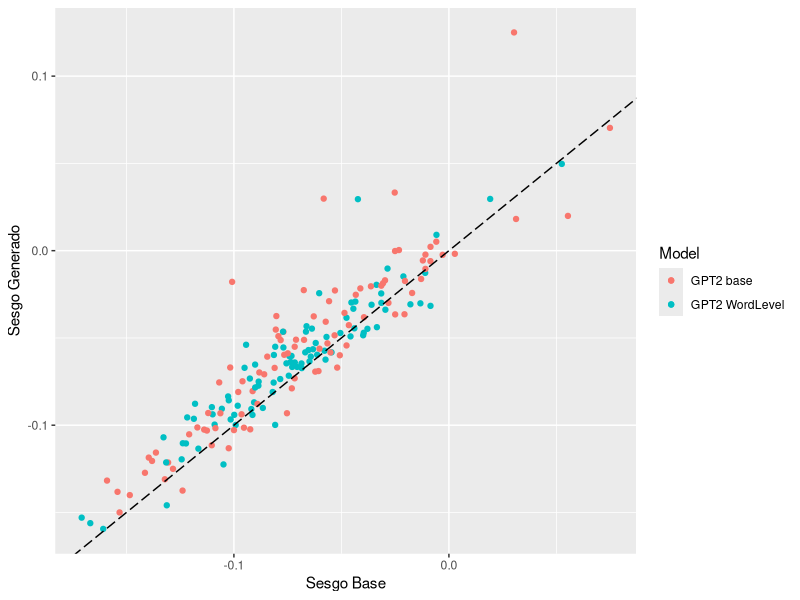
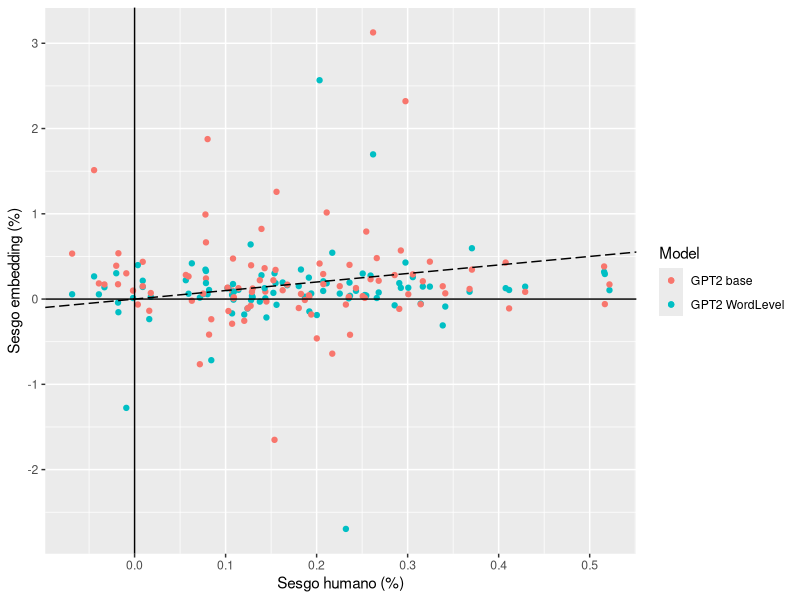

Source code (R) for these figures, in order:
library(ggplot2)
library(dplyr)
setwd('~/Desktop/Tesis/polisemia/LLM')
df = read.csv('processed_data.csv', sep =',')

ggplot(df) + 
  geom_point(aes(x=baseS1,y=SignS1, color = Model))+                           
  geom_point(aes(x=baseS2,y=SignS2, color = Model))+                          
  geom_abline(linetype="longdash") +                                            
  xlab("Sesgo Base") +                                                          
  ylab("Sesgo Generado") 

azules = df %>% filter(Model == 'GPT2 WordLevel') %>% select('Model', 'baseS1', 'SignS1', 'baseS2', 'SignS2',
                                                             "diff_base1_emb", "diff_base2_emb",
                                                              "indTarget",      "diff_base1" ,    "diff_base2")
rojos = df %>% filter(Model == 'GPT2 base') %>%  select('Model', 'baseS1', 'SignS1', 'baseS2', 'SignS2',
                                                             "diff_base1_emb", "diff_base2_emb",
                                                              "indTarget",      "diff_base1" ,    "diff_base2")

azules_arriba = sum(azules[,'baseS2'] < azules[,'SignS2']) + sum(azules[,'baseS2'] < azules[,'SignS2'])
rojos_arriba = sum(rojos[,'baseS2'] < rojos[,'SignS2']) + sum(rojos[,'baseS2'] < rojos[,'SignS2'])
print('Cantidad de datos azules arriba de la diagonal')
print(azules_arriba)
print('Cantidad de datos rojos arriba de la diagonal')
print(rojos_arriba)

ggplot(df) +                                                               
  geom_point(aes(x=diff_base1, y=diff_base1_emb, color = Model))+                           
  geom_point(aes(x=diff_base2, y=diff_base2_emb, color = Model))+                          
 geom_abline(linetype="longdash") +
  geom_vline(xintercept = 0)+
  geom_hline(yintercept = 0)+
  xlab("Sesgo humano (%)") +                                                          
  ylab("Sesgo embedding (%)")  
 
azules_arriba_emb = sum(azules[,'diff_base1'] < azules[,'diff_base1_emb']) + sum(azules[,'diff_base2'] < azules[,'diff_base2_emb'])
rojos_arriba_emb = sum(rojos[,'diff_base1'] < rojos[,'diff_base1_emb']) + sum(rojos[,'diff_base2'] < rojos[,'diff_base2_emb'])
print('Cantidad de datos azules arriba de la diagonal')
print(azules_arriba_emb)
print('Cantidad de datos rojos arriba de la diagonal')
print(rojos_arriba_emb)
